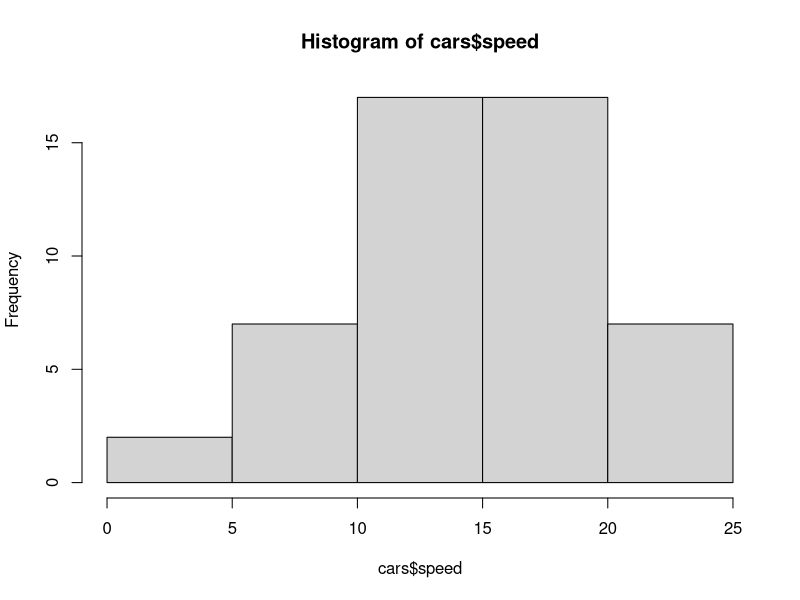
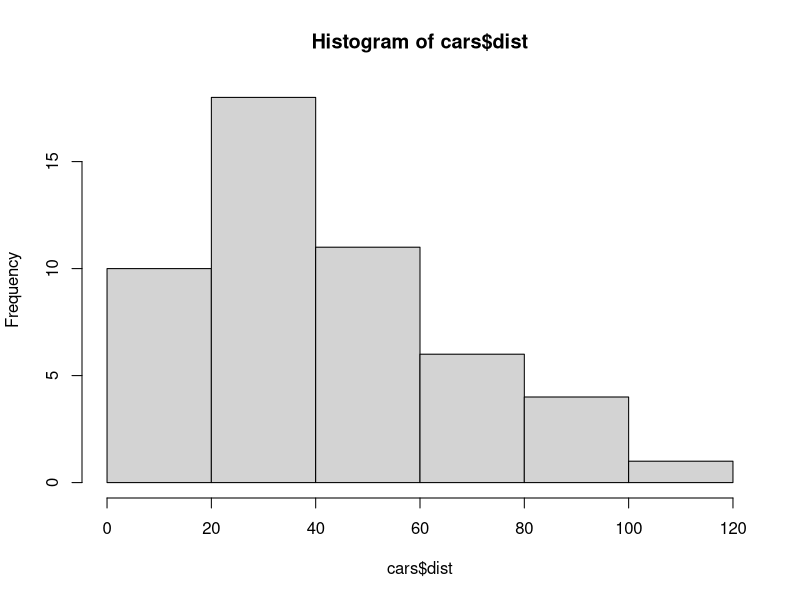
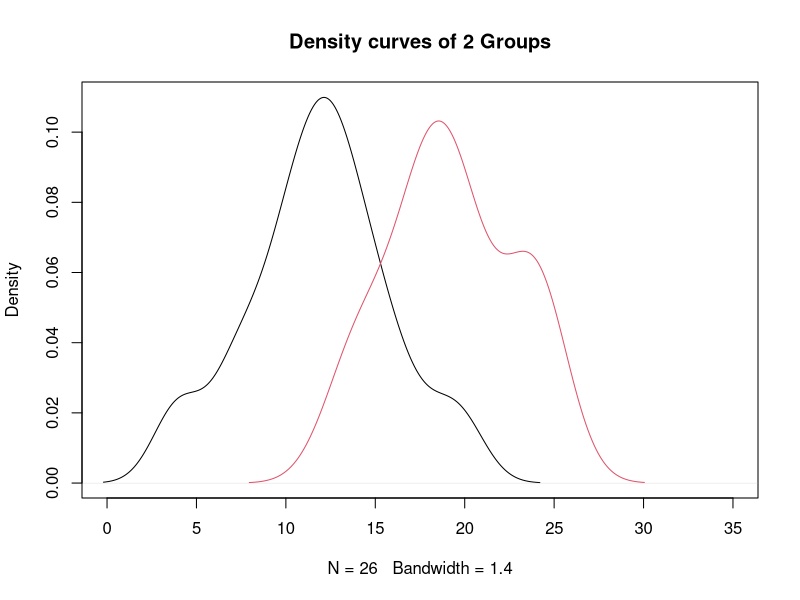
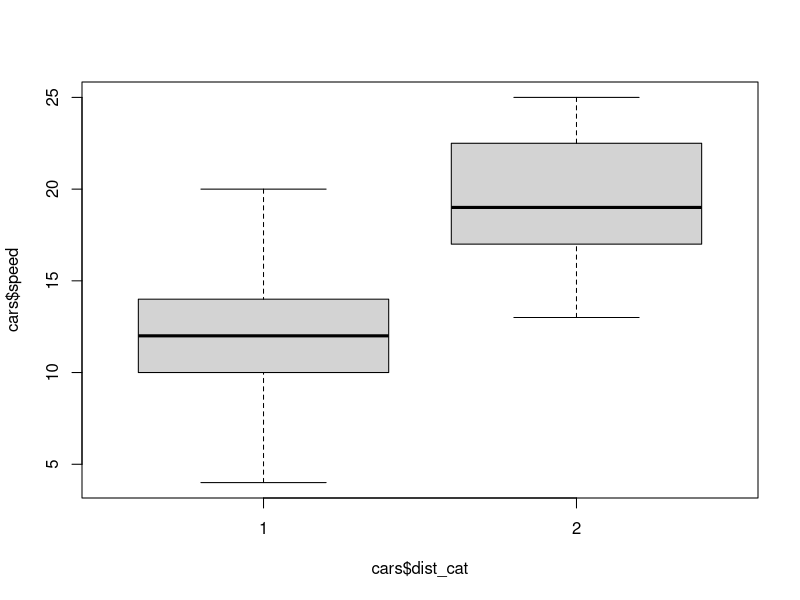
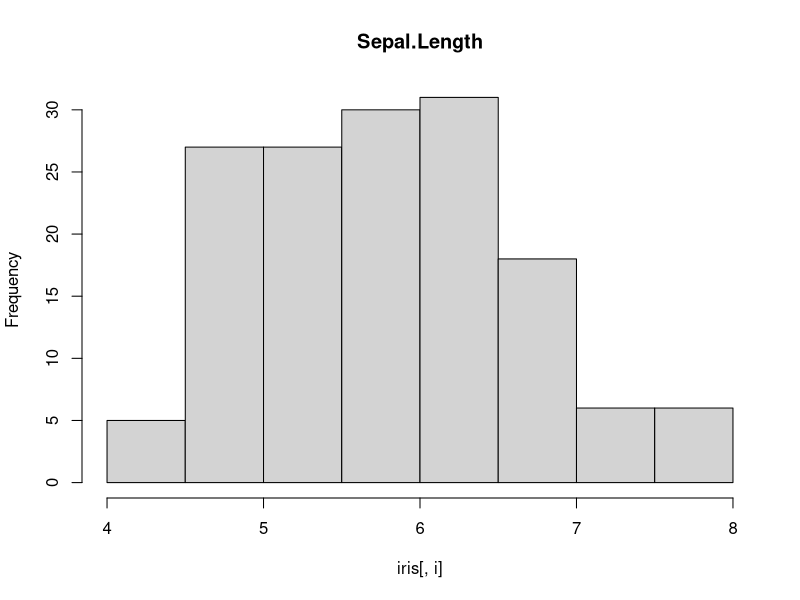
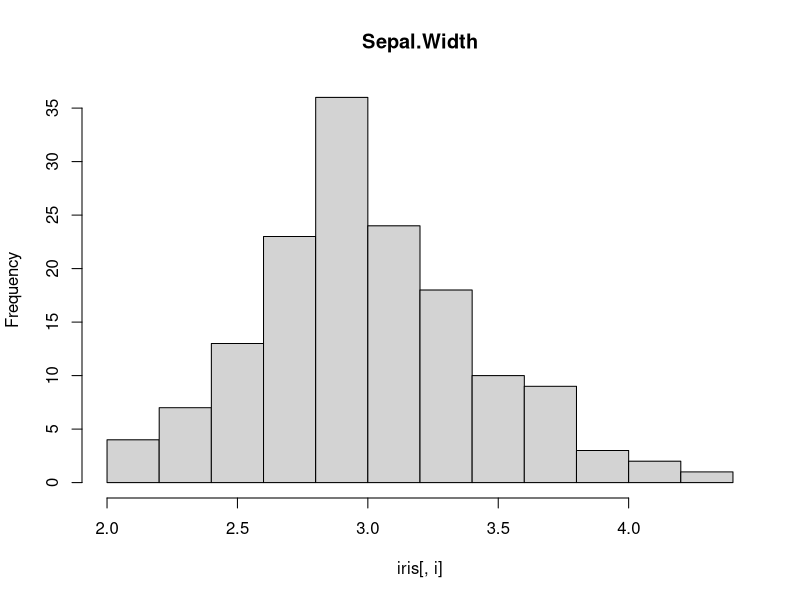
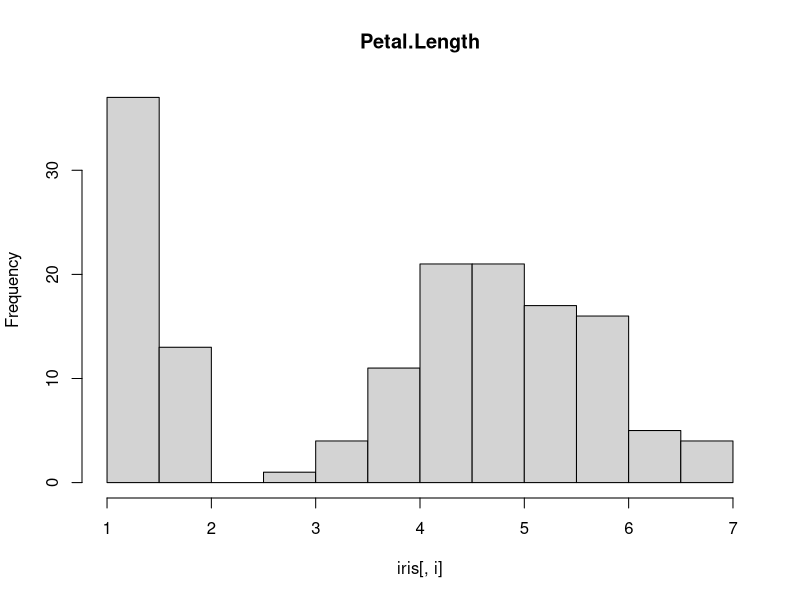
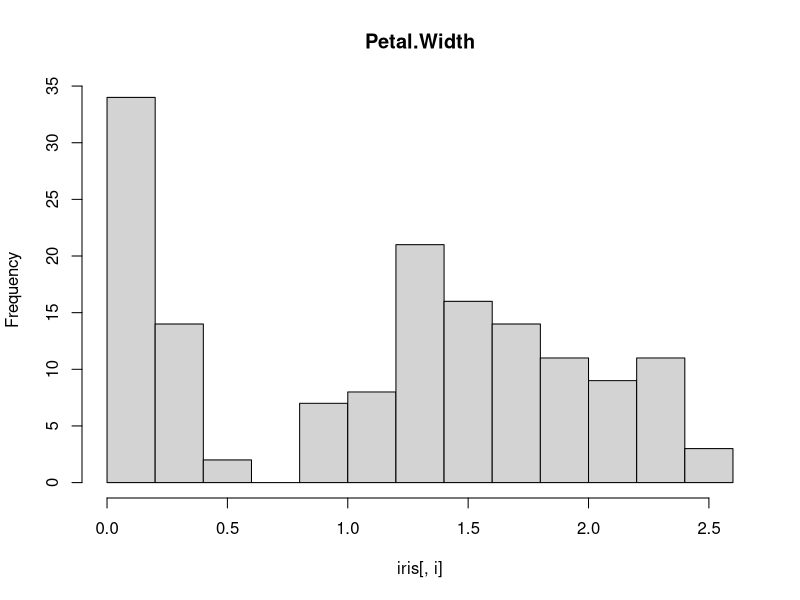

Write R code to recreate these figures, in order.
########################################
##### Comparing Means of Two Groups ####
############### t-Test #################
########################################

## for small data sets statisticsl hypothesis test can be used, for 
##lasrge sets not feasible
##median to cut the varibale into two halves
##median is the middle of q1 nd q2. cutting variable accoridng to the data set
##better to cute from median so that forups are more ballanced. cutting from center is risky
##numerical dep and categorical dep-- carspeed, cartest
#p=0.55>o.o5 so accept null hypothesis
#var.eual since there is equal variance we mention true
#need to interpret the dist
#sepal is leaves
#t test-> more than two grps need to use anova bcasue will lose some data
#
#
##
##### Assumption 1 ########
#### Testing Normality ###

cars
summary(cars)

?shapiro.test

hist(cars$speed)
hist(cars$dist)

shapiro.test(cars$speed)
shapiro.test(cars$dist)


## Categorizing Distance ##
summary(cars$dist)

cars$dist_cat<- cut(cars$dist,c(1,36,120))

levels(cars$dist_cat)<-c("1","2")

### Checking distribution of speed across groups ###
?which
g1<-which(cars$dist_cat=="1")
g2<-which(cars$dist_cat=="2")

plot(density(cars$speed[g1]),main="Density curves of 2 Groups",xlim=c(0,35))
lines(density(cars$speed[g2]),col=2)


######### Assumption 2 ##################
### Homogenity of Variances ###
?var.test
var.test(cars$speed~cars$dist_cat,data=cars)

####### t-test #########
?t.test
t.test(cars$speed~cars$dist_cat,var.equal=TRUE)

plot(cars$speed~cars$dist_cat)

###########################################################
##### Example:  T test Application on Iris Data (in R) ####
###########################################################

data() 

iris<-iris
summary(iris)

for (i in 1:4){
  hist(iris[,i],main= paste(colnames(iris)[i]))
  print(shapiro.test(iris[,i]))
}

hist(iris$Sepal.Width)

g1<-which(iris$Species=="setosa")
g2<-which(iris$Species=="versicolor")
g3<-which(iris$Species=="virginica")

plot(density(iris$Sepal.Width[which(iris$Species=="setosa")]), main="Density curves of 3 Species",ylim=c(0,1.5))
lines(density(iris$Sepal.Width[which(iris$Species=="versicolor")]),ylim=c(0,2),col=2)
lines(density(iris$Sepal.Width[which(iris$Species=="virginica")]),col=3)
# when you cmpr 3 groups you see, longer sepal black line
#sig diff between black and the other 2
#
### Homogenity of Variance Assumption###

var.test(iris$Sepal.Width[c(g1,g2)]~iris$Species[c(g1,g2)],data=iris)
var.test(iris$Sepal.Width[c(g2,g3)]~iris$Species[c(g2,g3)],data=iris)
var.test(iris$Sepal.Width[c(g1,g3)]~iris$Species[c(g1,g3)],data=iris)


?boxplot

boxplot(iris$Sepal.Width~iris$Species)
#density curves quite similar
#boxplot best to visualise
#1 outlier of first group, different loc of medians

### Two sample t-test ###
t.test(iris$Sepal.Width[c(g1,g2)]~iris$Species[c(g1,g2)],var.equal=TRUE)
#sig diff between the means at 95% confidence level
t.test(iris$Sepal.Width[c(g1,g3)]~iris$Species[c(g1,g3)],var.equal=TRUE)
#bw 1s and 3rd also we are rejecting null hypothesis
t.test(iris$Sepal.Width[c(g2,g3)]~iris$Species[c(g2,g3)],var.equal=TRUE)
#by looking at den and box we saw there wasnt a sig diff, but looking at p value we cna see the sig diff, 
#plots can be mis,eading
#problem of this is time consuming, should have applied 10 diff t test if we have 5 groups
#for more than 2 groups we should apply anova and not t test hence
#this is an eg to apply anova and not t test

